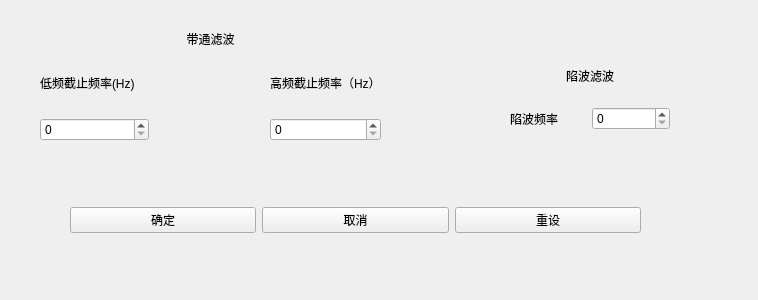
<?xml version="1.0" encoding="UTF-8"?>
<ui version="4.0">
 <class>Filter</class>
 <widget class="QWidget" name="Filter">
  <property name="geometry">
   <rect>
    <x>0</x>
    <y>0</y>
    <width>758</width>
    <height>300</height>
   </rect>
  </property>
  <property name="windowTitle">
   <string>Form</string>
  </property>
  <widget class="QWidget" name="gridLayoutWidget_2">
   <property name="geometry">
    <rect>
     <x>40</x>
     <y>30</y>
     <width>341</width>
     <height>111</height>
    </rect>
   </property>
   <layout class="QGridLayout" name="gridLayout_2">
    <item row="1" column="0">
     <widget class="QLabel" name="label_low">
      <property name="text">
       <string>低频截止频率(Hz)</string>
      </property>
     </widget>
    </item>
    <item row="1" column="2">
     <widget class="QLabel" name="label_high">
      <property name="text">
       <string>高频截止频率（Hz）</string>
      </property>
      <property name="wordWrap">
       <bool>false</bool>
      </property>
     </widget>
    </item>
    <item row="1" column="1">
     <spacer name="horizontalSpacer_4">
      <property name="orientation">
       <enum>Qt::Vertical</enum>
      </property>
      <property name="sizeHint" stdset="0">
       <size>
        <width>40</width>
        <height>20</height>
       </size>
      </property>
     </spacer>
    </item>
    <item row="0" column="0" colspan="3">
     <widget class="QLabel" name="label_bandpass">
      <property name="text">
       <string>带通滤波</string>
      </property>
      <property name="alignment">
       <set>Qt::AlignCenter</set>
      </property>
     </widget>
    </item>
    <item row="2" column="2">
     <widget class="QSpinBox" name="spinBox_high"/>
    </item>
    <item row="2" column="0">
     <widget class="QSpinBox" name="spinBox_low"/>
    </item>
   </layout>
  </widget>
  <widget class="QWidget" name="horizontalLayoutWidget">
   <property name="geometry">
    <rect>
     <x>30</x>
     <y>180</y>
     <width>651</width>
     <height>80</height>
    </rect>
   </property>
   <layout class="QHBoxLayout" name="horizontalLayout">
    <item>
     <spacer name="horizontalSpacer">
      <property name="orientation">
       <enum>Qt::Vertical</enum>
      </property>
      <property name="sizeHint" stdset="0">
       <size>
        <width>40</width>
        <height>20</height>
       </size>
      </property>
     </spacer>
    </item>
    <item>
     <widget class="QPushButton" name="pushButton_Confirm">
      <property name="text">
       <string>确定</string>
      </property>
     </widget>
    </item>
    <item>
     <widget class="QPushButton" name="pushButton_Cancel">
      <property name="text">
       <string>取消</string>
      </property>
     </widget>
    </item>
    <item>
     <widget class="QPushButton" name="pushButton_Reset">
      <property name="text">
       <string>重设</string>
      </property>
     </widget>
    </item>
    <item>
     <spacer name="horizontalSpacer_2">
      <property name="orientation">
       <enum>Qt::Vertical</enum>
      </property>
      <property name="sizeHint" stdset="0">
       <size>
        <width>40</width>
        <height>20</height>
       </size>
      </property>
     </spacer>
    </item>
   </layout>
  </widget>
  <widget class="QWidget" name="gridLayoutWidget">
   <property name="geometry">
    <rect>
     <x>510</x>
     <y>50</y>
     <width>160</width>
     <height>80</height>
    </rect>
   </property>
   <layout class="QGridLayout" name="gridLayout_3" rowminimumheight="0,0,0">
    <property name="horizontalSpacing">
     <number>3</number>
    </property>
    <item row="2" column="0">
     <widget class="QLabel" name="label_notch_freq">
      <property name="text">
       <string>陷波频率</string>
      </property>
     </widget>
    </item>
    <item row="0" column="0" colspan="2">
     <widget class="QLabel" name="label_label">
      <property name="minimumSize">
       <size>
        <width>0</width>
        <height>10</height>
       </size>
      </property>
      <property name="text">
       <string>陷波滤波</string>
      </property>
      <property name="alignment">
       <set>Qt::AlignCenter</set>
      </property>
     </widget>
    </item>
    <item row="2" column="1">
     <widget class="QSpinBox" name="spinBox_notch_freq"/>
    </item>
   </layout>
  </widget>
 </widget>
 <resources/>
 <connections/>
</ui>
